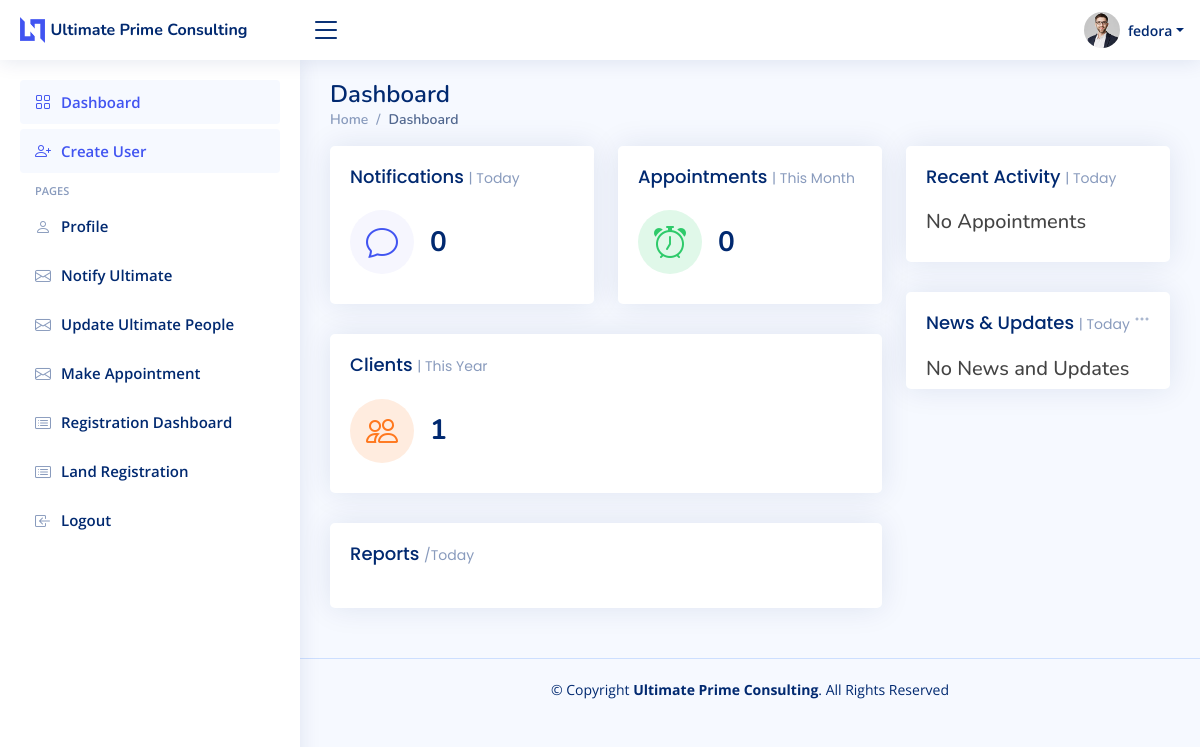
Page / (signed in) on the earlier database version.
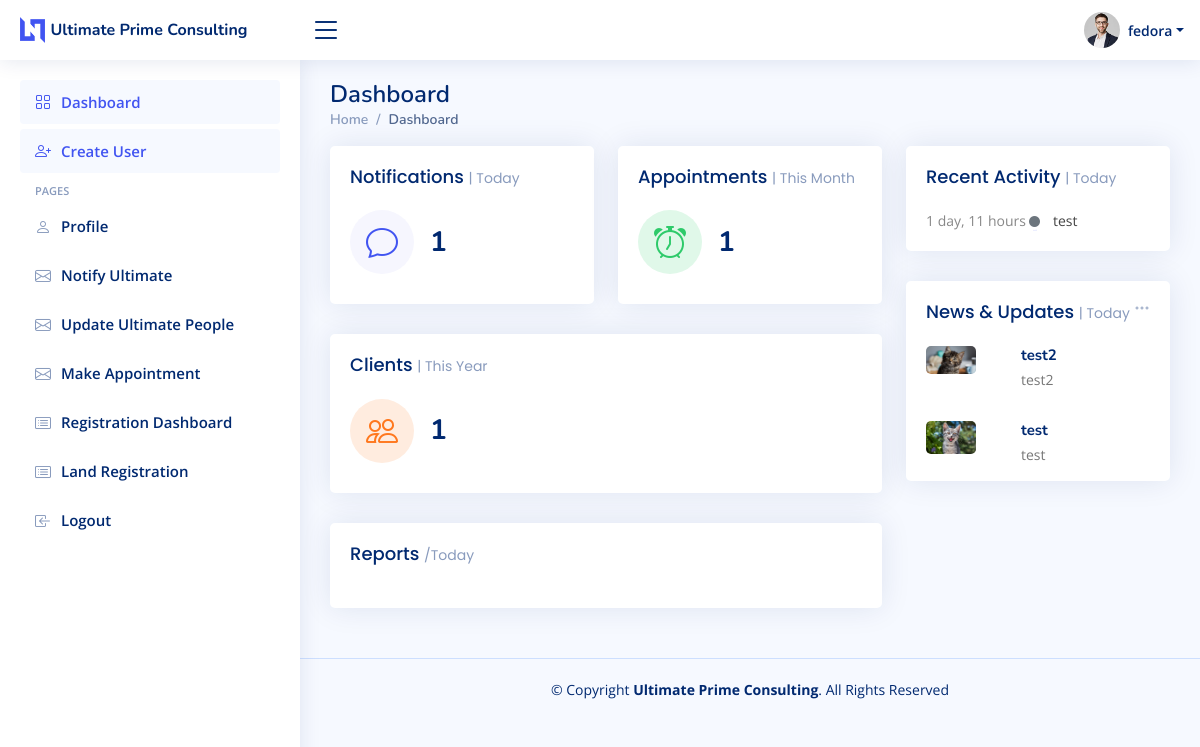
Same page on the later database version.
### app/models.py (models this page shows, shortened)
class Appointment(models.Model):
    title = models.CharField(max_length=100)
    subject = models.CharField(max_length=100)
    detail = models.TextField()
    book_day = models.DateTimeField(default=timezone.now)
    createdBy = models.ForeignKey(User, on_delete=models.CASCADE)
    created = models.DateTimeField(auto_now_add=True)
    updated = models.DateTimeField(auto_now=True)

class Update(models.Model):
    title = models.CharField(max_length=100)
    image = models.ImageField(upload_to = "updates")
    detail = models.TextField()
    createdBy = models.ForeignKey(User, on_delete=models.CASCADE)
    created = models.DateTimeField(auto_now_add=True)
    updated = models.DateTimeField(auto_now=True)

### app/views.py (the view)
# urls.py: path('', views.index, name='home'),
@login_required(login_url='/profile/login/')
def index(request):
    appointment_summary = Appointment.objects.all()[:10]
    updates = Update.objects.all()[:10]
    feedbacks_report = Notification.objects.all().count()
    appointments_report = Appointment.objects.all().count()
    clients_report = Plot_Owner.objects.all().count()
    dic = {
        'appointment_summary':appointment_summary,
        "updates":updates,
        "feedbacks_report":feedbacks_report,
        "appointments_report":appointments_report,
        "clients_report":clients_report,
    }
    return render(request, 'index.html', dic)

### templates/index.html
{% extends 'base.html' %}
{% block content %}
    {% include 'topbar.html' %}
    {% include 'sidebar.html' %}
    {% include 'dashboard_cards.html' %}
{% endblock content %}

### templates/recent_activity.html
<div class="card">
  <div class="card-body">
    <h5 class="card-title">Recent Activity <span>| Today</span></h5>
    <div class="activity">
      {% if appointment_summary %}
      {% for rs in appointment_summary reversed %}
      <div class="activity-item d-flex">
        <div class="activite-label">{{rs.created|timesince }}</div>
        <i class='bi bi-circle-fill activity-badge text-muted align-self-start'></i>
        <div class="activity-content">
          {{rs.title}}
        </div>
      </div>
      {% endfor %}
      {% else %}
      <h5>No Appointments</h5>
      {% endif %}
    </div>
  </div>
</div>

### templates/news.html
          <div class="card">
            <div class="filter">
              <a class="icon" href="#" data-bs-toggle="dropdown"><i class="bi bi-three-dots"></i></a>
            </div>
            <div class="card-body pb-0">
              <h5 class="card-title">News &amp; Updates <span>| Today</span></h5>
              <div class="news">
                {% if updates %}
                {% for rs in updates reversed %}
                <div class="post-item clearfix">
                  <img style="width: 50px;" src="{{rs.image.url}}" alt="">
                  <h4><a href="#">{{rs.title}}</a></h4>
                  <p>{{rs.detail |truncatechars:30}}</p>
                </div>
                {% endfor %}
                {% else %}
                <h5>No News and Updates</h5>
                {% endif %}
              </div>
            </div>
          </div>

Differences in the rows shown:
added Appointment: created "1 day, 11 hours", title "test"
added Update: image (picture), title "test2", detail "test2"
added Update: image (picture), title "test", detail "test"
Other differences:
{{ feedbacks_report }}: "0" → "1"
{{ appointments_report }}: "0" → "1"
text no longer shown: "No Appointments No News and Updates"
